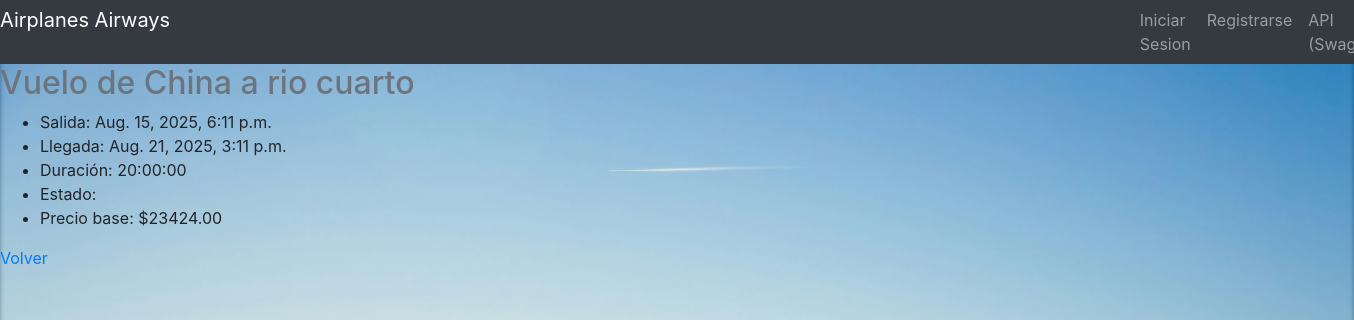
Page /flights/flight_detail/10/ on the earlier database version.
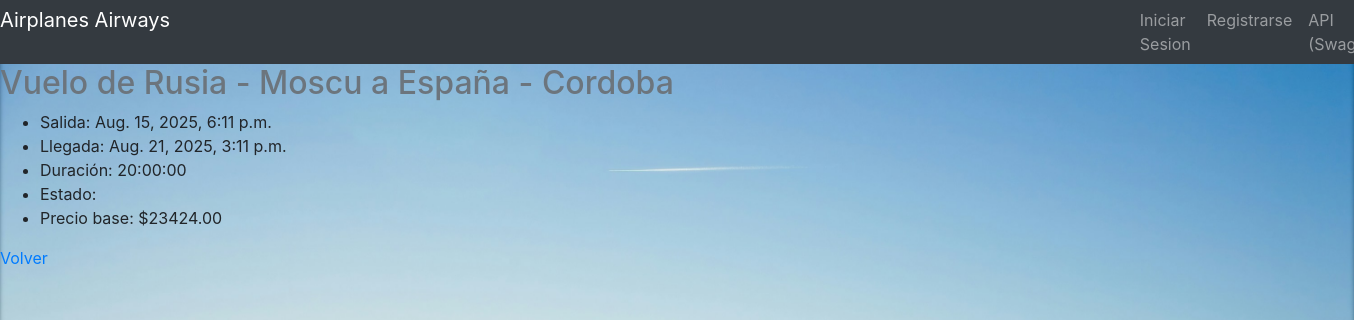
Same page on the later database version.
### apps/flights/models.py (models this page shows, shortened)
class Flight(models.Model):
    airplane_id = models.ForeignKey(
        Airplane,
        on_delete=models.CASCADE,
        related_name='flights'
    )
    origin = models.CharField(max_length=100)
    destination = models.CharField(max_length=100)
    image = models.ImageField(upload_to='flights/', blank=True, null=True)
    departure_date = models.DateTimeField(auto_now_add=True)
    arrival_date = models.DateTimeField()
    duration = models.DurationField()
    status = models.CharField(max_length=20, choices=FLIGHT_STATUS_CHOICES, default='Programado')
    base_price = models.DecimalField(max_digits=10, decimal_places=2)

### apps/flights/views.py (the view)
class FlightDetail(DetailView):
    model = Flight
    template_name = 'flights/detail.html'
    context_object_name = 'flight'
    pk_url_kwarg = 'flight_id'

### apps/flights/templates/flights/detail.html (shortened to what this page needs)
{% extends 'base.html' %}
{% block content %}
<h2><span class="text-secondary">Vuelo de {{flight.origin}} a {{flight.destination}}</span></h2>
<ul>
    <li>Salida: {{flight.departure_date}}</li>
    <li>Llegada: {{flight.arrival_date}}</li>
    <li>Duración: {{flight.duration}}</li>
    <li>Estado: {{flight.state}}</li>
    <li>Precio base: ${{flight.base_price}}</li>
</ul>
<a href="{% url 'flight_list' %}">Volver</a>
{% endblock %}

Differences in the rows shown:
changed Flight: origin "China" → "Rusia - Moscu"; destination "rio cuarto" → "España - Cordoba"
